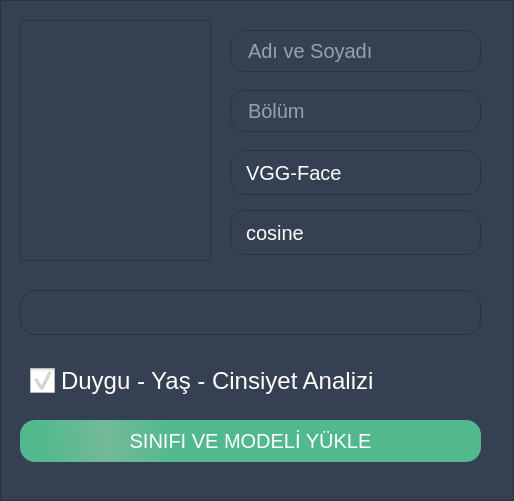
<?xml version="1.0" encoding="UTF-8"?>
<ui version="4.0">
 <class>SinifYukleForm</class>
 <widget class="QWidget" name="SinifYukleForm">
  <property name="geometry">
   <rect>
    <x>0</x>
    <y>0</y>
    <width>514</width>
    <height>501</height>
   </rect>
  </property>
  <property name="windowTitle">
   <string>Form</string>
  </property>
  <layout class="QGridLayout" name="gridLayout">
   <property name="leftMargin">
    <number>0</number>
   </property>
   <property name="topMargin">
    <number>0</number>
   </property>
   <property name="rightMargin">
    <number>0</number>
   </property>
   <property name="bottomMargin">
    <number>0</number>
   </property>
   <property name="spacing">
    <number>0</number>
   </property>
   <item row="0" column="0">
    <widget class="QFrame" name="frame">
     <property name="styleSheet">
      <string notr="true">QFrame{
background: #354152;
}

QLineEdit{
 border: 1px solid gray;
    border-radius: 10px;
    min-width: 6em;
	font-size:20px;
	padding-left:15px;
	height:42px;
	border-radius:15px;
	border-color: #303030;
	background: transparent;
	color:white;
}

QPushButton{
border-radius: 15px;
	background-color: qlineargradient(spread:reflect, x1:1, y1:0.466409, x2:0.188, y2:0.482727, stop:0.823864 rgba(82, 185, 143, 255), stop:1 rgba(115, 185, 153, 255));
padding: 8px 16px;
color: white;
font-size: 20px;
}
QPushButton#btn_login:pressed{
color: black;
background: #008bd1
}
QCommandLinkButton{
font-size: 16px;
background: #4c5d75;
}
QCommandLinkButton:pressed{
	background-color: rgb(92, 186, 138);
}


QCheckBox{
font-size:24px;
color:white;

}


QCheckBox::indicator{
	height:25px;
	width:25px;

}
QComboBox {
    border: 1px solid gray;
    border-radius: 10px;
    min-width: 6em;
	font-size:20px;
	padding-left:15px;
	height:42px;
	border-radius:15px;
	border-color: #303030;
	background: transparent;
	color:white;

}

QComboBox:on {
    border-bottom-left-radius: 0px;
    border-bottom-right-radius: 0px;
}

QComboBox QAbstractItemView {
    border-bottom-right-radius: 10px;
    border-bottom-left-radius: 10px;
    background: #354152;
    border: 1px solid gray;
	color:white;

}

QComboBox::drop-down {
    border-color: white;
}











</string>
     </property>
     <property name="frameShape">
      <enum>QFrame::StyledPanel</enum>
     </property>
     <property name="frameShadow">
      <enum>QFrame::Raised</enum>
     </property>
     <widget class="QPushButton" name="btn_login">
      <property name="geometry">
       <rect>
        <x>20</x>
        <y>420</y>
        <width>461</width>
        <height>42</height>
       </rect>
      </property>
      <property name="styleSheet">
       <string notr="true"/>
      </property>
      <property name="text">
       <string>SINIFI VE MODELİ YÜKLE</string>
      </property>
     </widget>
     <widget class="QLineEdit" name="text_Bolum">
      <property name="geometry">
       <rect>
        <x>230</x>
        <y>90</y>
        <width>251</width>
        <height>42</height>
       </rect>
      </property>
      <property name="echoMode">
       <enum>QLineEdit::Normal</enum>
      </property>
      <property name="placeholderText">
       <string>Bölüm</string>
      </property>
     </widget>
     <widget class="QLineEdit" name="text_AdSoyad">
      <property name="geometry">
       <rect>
        <x>230</x>
        <y>30</y>
        <width>251</width>
        <height>42</height>
       </rect>
      </property>
      <property name="placeholderText">
       <string>Adı ve Soyadı</string>
      </property>
     </widget>
     <widget class="QTextEdit" name="image_ogretmen">
      <property name="geometry">
       <rect>
        <x>20</x>
        <y>20</y>
        <width>191</width>
        <height>241</height>
       </rect>
      </property>
     </widget>
     <widget class="QComboBox" name="cmb_Dersler">
      <property name="geometry">
       <rect>
        <x>20</x>
        <y>290</y>
        <width>461</width>
        <height>45</height>
       </rect>
      </property>
     </widget>
     <widget class="QComboBox" name="cmb_Model">
      <property name="geometry">
       <rect>
        <x>230</x>
        <y>150</y>
        <width>251</width>
        <height>45</height>
       </rect>
      </property>
      <item>
       <property name="text">
        <string>VGG-Face</string>
       </property>
      </item>
      <item>
       <property name="text">
        <string>OpenFace</string>
       </property>
      </item>
      <item>
       <property name="text">
        <string>Facenet</string>
       </property>
      </item>
      <item>
       <property name="text">
        <string>DeepFace</string>
       </property>
      </item>
     </widget>
     <widget class="QComboBox" name="cmb_Metrik">
      <property name="geometry">
       <rect>
        <x>230</x>
        <y>210</y>
        <width>251</width>
        <height>45</height>
       </rect>
      </property>
      <item>
       <property name="text">
        <string>cosine</string>
       </property>
      </item>
      <item>
       <property name="text">
        <string>euclidean</string>
       </property>
      </item>
      <item>
       <property name="text">
        <string>euclidean_l2</string>
       </property>
      </item>
     </widget>
     <widget class="QCheckBox" name="checkBox">
      <property name="geometry">
       <rect>
        <x>30</x>
        <y>350</y>
        <width>351</width>
        <height>61</height>
       </rect>
      </property>
      <property name="text">
       <string>Duygu - Yaş - Cinsiyet Analizi</string>
      </property>
      <property name="checked">
       <bool>true</bool>
      </property>
     </widget>
    </widget>
   </item>
  </layout>
 </widget>
 <resources/>
 <connections/>
</ui>
